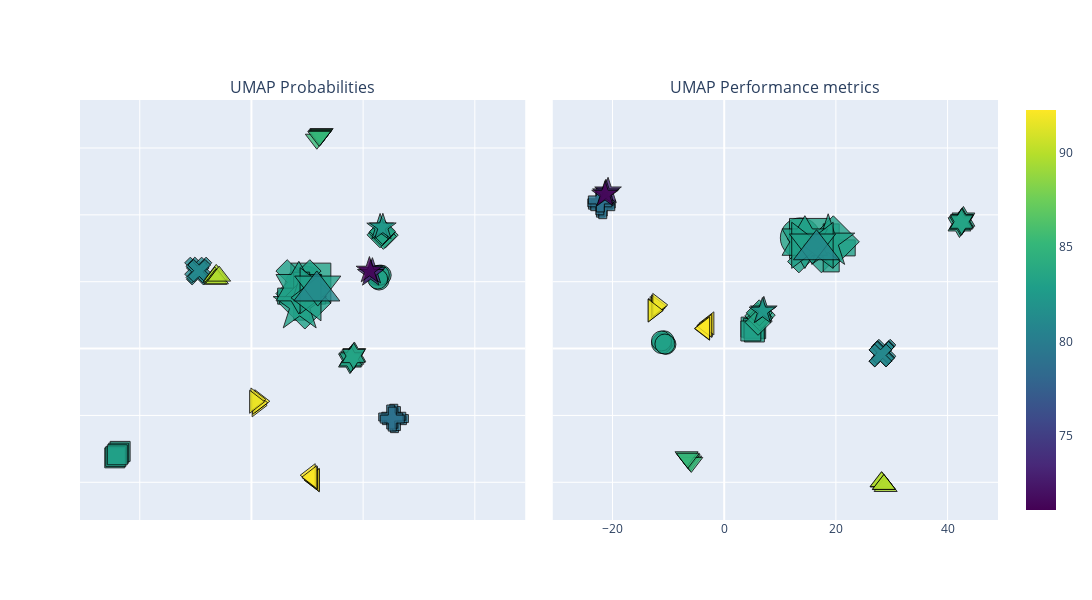

Notebook code for this chart:
### Markdown cell above
### UMAP chart

### Code cell
import plotly.graph_objects as go
from plotly.subplots import make_subplots

fig = go.Figure()


symbols = ['circle', 'square', 'x', 'cross', 'diamond', 'star', 'hexagram', 'triangle-right', 'triangle-left', 'triangle-down', 'triangle-up']
# convert symbols to dictionary with keys from 1 to 11
symbols_dict = dict(zip(range(1, 12), symbols))

fig = make_subplots(rows=1, cols=2, subplot_titles=('UMAP Probabilities', 'UMAP Performance metrics'), shared_yaxes='all', shared_xaxes='all',
                    vertical_spacing=0.03, horizontal_spacing=0.03, specs=[[{'type': 'xy'}, {'type': 'xy'}]])

# Plot UMAP, add hovertext and symbols, define colorscale by performance, add title
fig.add_trace(go.Scatter(x=df_umap_all['UMAP_1'], y=df_umap_all['UMAP_2'], mode='markers', hovertext=df_umap_all['text'], 
            marker=dict(size=df_umap_all['size']*20, symbol = df_umap_all['algorithm_id'].map(symbols_dict), 
            color=df_umap_all['performance'], coloraxis='coloraxis')), row=1, col=1)
fig.add_trace(go.Scatter(x=df_umap_perf_all['UMAP_1'], y=df_umap_perf_all['UMAP_2'], mode='markers', hovertext=df_umap_perf_all['text'], 
            marker=dict(size=df_umap_perf_all['size']*20, symbol = df_umap_perf_all['algorithm_id'].map(symbols_dict), 
            color=df_umap_perf_all['performance'], coloraxis='coloraxis')), row=1, col=2)

# remove axes labels

fig.update_layout(xaxis_showticklabels=False, yaxis_showticklabels=False)
fig.update_traces(marker=dict(opacity=0.8, line=dict(width=1, color='Black')), selector=dict(mode='markers'))
# define symbols for markers based on symbols defined
fig.update_layout(hoverlabel=dict(bgcolor="white", font_size=14, font_family="Rockwell"), hovermode='closest')
# define plot as square
fig.update_layout(width=1200, height=600)
# add tooltip
fig.update_layout(hovermode='closest')
fig.update_layout(coloraxis=dict(colorscale='Viridis'), showlegend=False)

fig.show()
